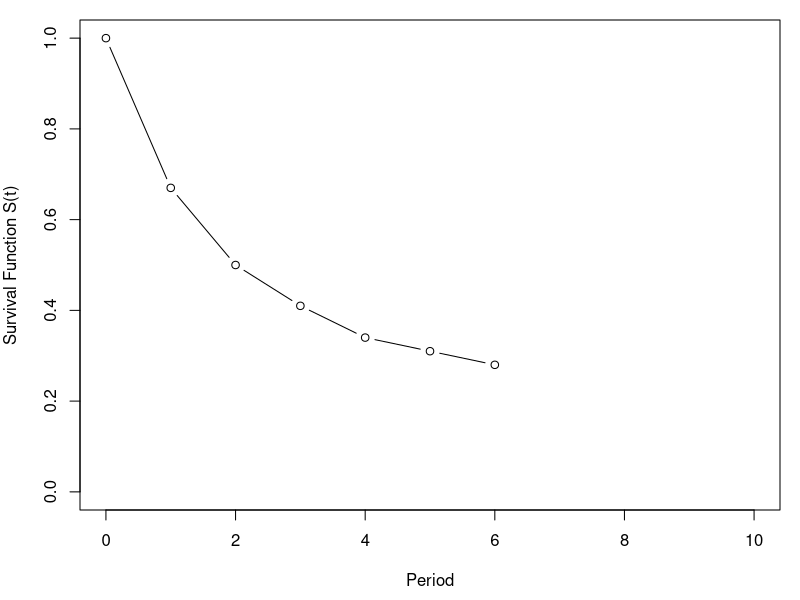
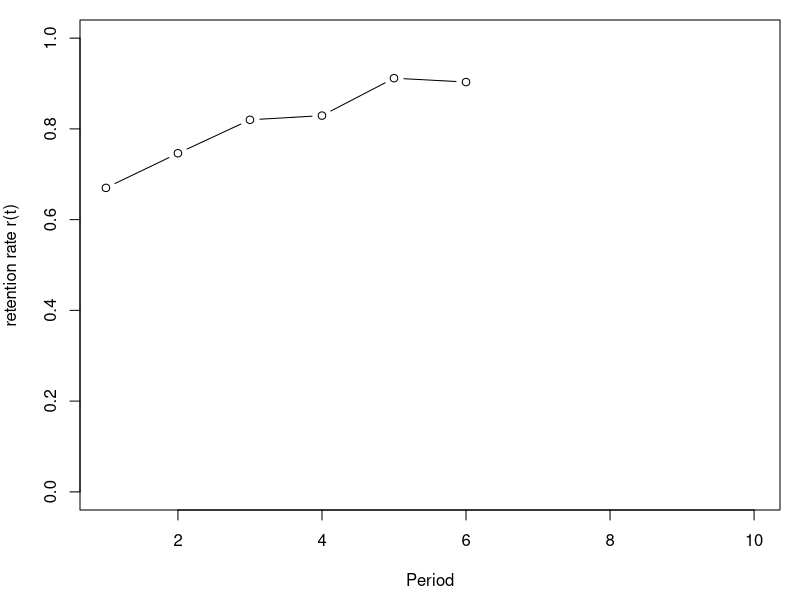
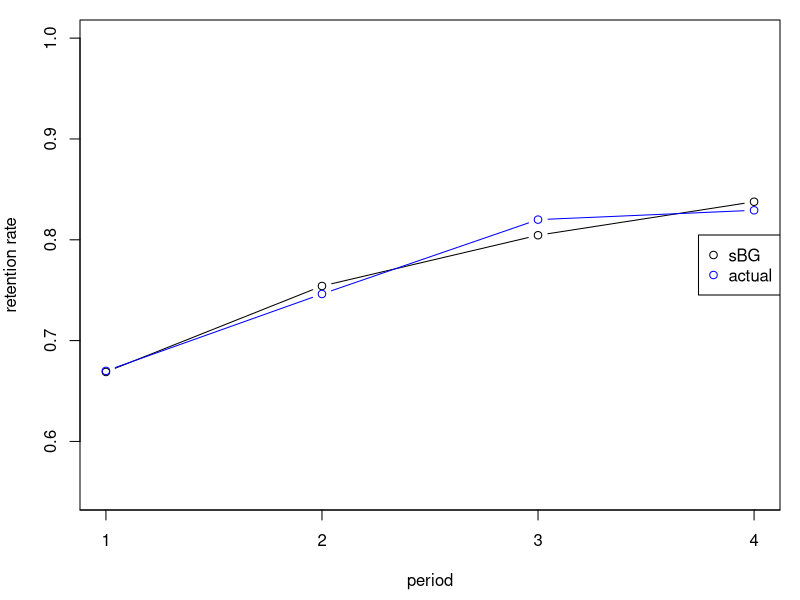
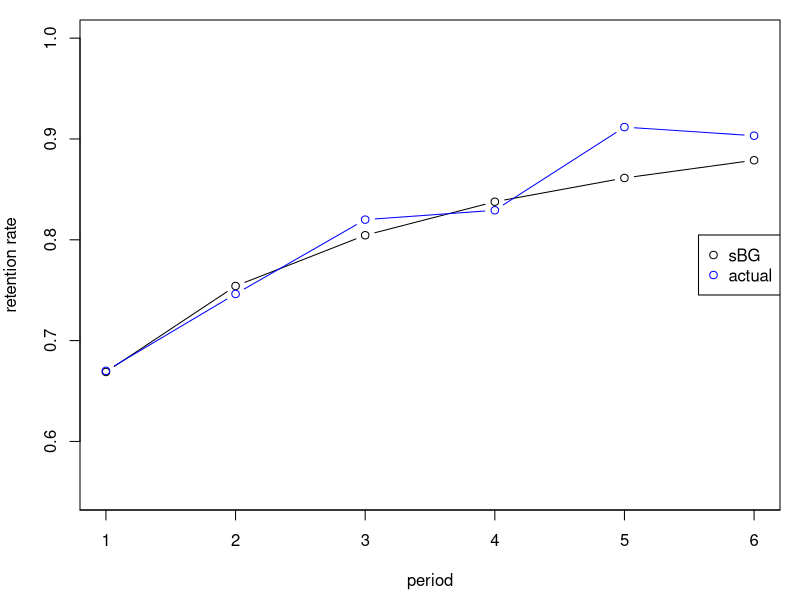

Recreate these plots in R, in order.
## ---- chunk 1
knitr::opts_chunk$set(echo = TRUE)
rm(list=ls())
library(knitr)
library(kableExtra)
library(Metrics)
options("scipen"=100, "digits"=3, width = 150)
## ---- chunk 2
m <- 13 - 2
d <- 0.01
p <- 1 - 0.009  # churning is the opposite of retention
## ---- chunk 3
RLV_geo <- m*(1+d)*p/( (1+d-p)*(1+d) ) 
RLV_geo
## ---- chunk 4
active_subs=c(100,
              67,
              50,
              41,
              34,
              31,
              28)
data <- cbind(0:6, active_subs)
colnames(data) <- c("Period", "Active Subscribers")
data %>% 
  kbl() %>%
  kable_styling()
## ---- chunk 5
lost <- -diff(active_subs)

S <- active_subs[1:11]/active_subs[1] # Survivor Function

data <- cbind(data, S)
## ---- chunk 6

r <- S[2:11]/S[1:10] # DEFINITION

data <- cbind(data, c(NA,r))
colnames(data)[[4]] <- "r"
data %>% 
  kbl() %>%
  kable_styling()
## ---- chunk 7
round(0.903-0.670,2)
## ---- chunk 8
par(mai=c(.9,.8,.2,.2))
plot(0:10, S, type="b",ylab="Survival Function S(t)", xlab="Period",ylim=par("yaxp")[1:2]) 

par(mai=c(.9,.8,.2,.2))
plot(1:10, r, type="b",ylab="retention rate r(t)", xlab="Period",ylim=par("yaxp")[1:2]) 
## ---- chunk 9
r_sBG=function(a,b,t){
    (b+t-1)/(a+b+t-1)
}

lost <- -diff(active_subs[1:5])
active <- active_subs[1:5][-1]
## ---- chunk 10
loop.lik <- function(params) {
a <- params[1]
b <- params[2]

ll <- 0
for (i in 1:length(lost)) {
    ll <- ll+lost[i]*log(beta(a+1,b+i-1)/beta(a,b))
}
ll <- ll+active[i]*log(beta(a,b+i)/beta(a,b))
return(-ll)    #return the negative of the function to maximize likelihood
} 

#find parameters for a and b with optim
sBG <- optim(par=c(1,1),loop.lik)

a<-sBG$par[1]
b<-sBG$par[2]

a
b
## ---- chunk 11
#calculate retention using model parameters
t <- 1:length(active)
r_pred <- r_sBG(a,b,t)
S_pred <- c(1,cumprod(r_pred)) # predicted survivor function
## ---- chunk 12
r <- S[2:11]/S[1:10] # DEFINITION

# plot actual and predicted retention rate
par(mfrow=c(1,1))
plot(t,r_pred,ylab="retention rate",xlab="period",type="b", xaxt="none", ylim = c(.55,1))
lines(t, r[1:4], type="b", col="blue")
axis(1, seq(0,10,1))
legend('right',legend=c("sBG", "actual"),col=c("black","blue"), pch=c(1,1))

## ---- chunk 13
r_sBG=function(a,b,t){
    (b+t-1)/(a+b+t-1)
}

t <- 1:length(active_subs[-1])
r_pred <- r_sBG(a,b,t)
## ---- chunk 14
round(mae(r[5:6], r_pred[5:6]),2)

#Dataset
data.fit <- cbind(pred=r_pred, actual=r[1:6])
data.fit %>% 
  kbl() %>%
  kable_styling()

## ---- chunk 15
par(mfrow=c(1,1))
plot(t,r_pred,ylab="retention rate",xlab="period",type="b", xaxt="none", ylim = c(.55,1))
lines(t, r[1:6], type="b", col="blue")
axis(1, seq(0,10,1))
legend('right',legend=c("sBG", "actual"),col=c("black","blue"), pch=c(1,1))
## ---- chunk 16
t <- 1:12
r_pred <- r_sBG(a,b,t)

S_pred <- c(1,cumprod(r_pred)) 
S_pred[13]

cbind(retention=c(1,r_pred), survivor=S_pred) %>% 
  kbl() %>%
  kable_styling()
## ---- chunk 17
tau <- 1
m <- 40 - 15
d <- 0.01
t <- seq(1,tau+200)

r_pred <- r_sBG(a,b,t)
S_pred <- cumprod(r_pred)

S_shift <- S_pred[(tau+1):length(S_pred)]  # survival function from tau + 1 until T

dis <- 1/(1+d)^(t(1:200)-1) # discount rate

RLV_sBG <- sum(m*S_shift/S_pred[tau]*dis)  # sum of margin x S(tau + t)/ S(tau) x discount
RLV_sBG
## ---- chunk 18
t <- seq(1,200) # time periods
r_pred <- r_sBG(a,b,t) # predicted retention rate
S_pred <- c(1,cumprod(r_pred)[1:199]) # predicted survivor function

dis <- 1/(1+d)^(t-1) # discount factor, first term is present so no discounting

CLV_sBG <- sum(m*S_pred*dis) # the sum of margin x survivor x discount factor

RLV_sBG - CLV_sBG 
